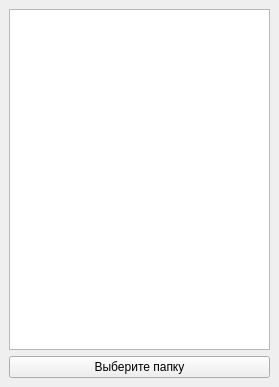
<?xml version="1.0" encoding="UTF-8"?>
<ui version="4.0">
 <class>MainWindow</class>
 <widget class="QMainWindow" name="MainWindow">
  <property name="geometry">
   <rect>
    <x>0</x>
    <y>0</y>
    <width>279</width>
    <height>387</height>
   </rect>
  </property>
  <property name="windowTitle">
   <string>MainWindow</string>
  </property>
  <widget class="QWidget" name="centralwidget">
   <layout class="QVBoxLayout" name="verticalLayout">
    <item>
     <widget class="QListWidget" name="listWidget"/>
    </item>
    <item>
     <widget class="QPushButton" name="btnBrowse">
      <property name="text">
       <string>Выберите папку</string>
      </property>
     </widget>
    </item>
   </layout>
  </widget>
 </widget>
 <resources/>
 <connections/>
</ui>
